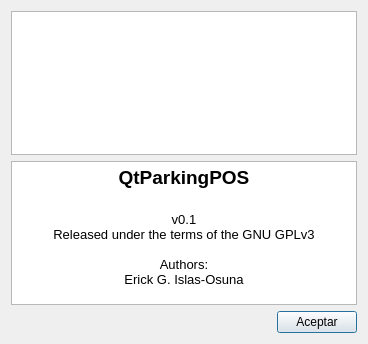
<?xml version="1.0" encoding="UTF-8"?>
<ui version="4.0">
 <class>AboutDialog</class>
 <widget class="QDialog" name="AboutDialog">
  <property name="geometry">
   <rect>
    <x>0</x>
    <y>0</y>
    <width>368</width>
    <height>344</height>
   </rect>
  </property>
  <property name="windowTitle">
   <string>Dialog</string>
  </property>
  <layout class="QVBoxLayout" name="verticalLayout">
   <item>
    <widget class="QGraphicsView" name="graphicsView">
     <property name="maximumSize">
      <size>
       <width>16777215</width>
       <height>200</height>
      </size>
     </property>
    </widget>
   </item>
   <item>
    <widget class="QTextBrowser" name="textBrowser">
     <property name="html">
      <string>&lt;!DOCTYPE HTML PUBLIC &quot;-//W3C//DTD HTML 4.0//EN&quot; &quot;http://www.w3.org/TR/REC-html40/strict.dtd&quot;&gt;
&lt;html&gt;&lt;head&gt;&lt;meta name=&quot;qrichtext&quot; content=&quot;1&quot; /&gt;&lt;style type=&quot;text/css&quot;&gt;
p, li { white-space: pre-wrap; }
&lt;/style&gt;&lt;/head&gt;&lt;body style=&quot; font-family:'Sans Serif'; font-size:9pt; font-weight:400; font-style:normal;&quot;&gt;
&lt;p align=&quot;center&quot; style=&quot; margin-top:0px; margin-bottom:0px; margin-left:0px; margin-right:0px; -qt-block-indent:0; text-indent:0px;&quot;&gt;&lt;span style=&quot; font-size:14pt; font-weight:600;&quot;&gt;QtParkingPOS&lt;/span&gt;&lt;/p&gt;
&lt;p align=&quot;center&quot; style=&quot;-qt-paragraph-type:empty; margin-top:0px; margin-bottom:0px; margin-left:0px; margin-right:0px; -qt-block-indent:0; text-indent:0px; font-size:14pt; font-weight:600;&quot;&gt;&lt;br /&gt;&lt;/p&gt;
&lt;p align=&quot;center&quot; style=&quot; margin-top:0px; margin-bottom:0px; margin-left:0px; margin-right:0px; -qt-block-indent:0; text-indent:0px;&quot;&gt;&lt;span style=&quot; font-size:10pt;&quot;&gt;v0.1&lt;/span&gt;&lt;/p&gt;
&lt;p align=&quot;center&quot; style=&quot; margin-top:0px; margin-bottom:0px; margin-left:0px; margin-right:0px; -qt-block-indent:0; text-indent:0px;&quot;&gt;&lt;span style=&quot; font-size:10pt;&quot;&gt;Released under the terms of the GNU GPLv3&lt;/span&gt;&lt;/p&gt;
&lt;p align=&quot;center&quot; style=&quot;-qt-paragraph-type:empty; margin-top:0px; margin-bottom:0px; margin-left:0px; margin-right:0px; -qt-block-indent:0; text-indent:0px; font-size:10pt;&quot;&gt;&lt;br /&gt;&lt;/p&gt;
&lt;p align=&quot;center&quot; style=&quot; margin-top:0px; margin-bottom:0px; margin-left:0px; margin-right:0px; -qt-block-indent:0; text-indent:0px;&quot;&gt;&lt;span style=&quot; font-size:10pt;&quot;&gt;Authors:&lt;/span&gt;&lt;/p&gt;
&lt;p align=&quot;center&quot; style=&quot; margin-top:0px; margin-bottom:0px; margin-left:0px; margin-right:0px; -qt-block-indent:0; text-indent:0px;&quot;&gt;&lt;span style=&quot; font-size:10pt;&quot;&gt;Erick G. Islas-Osuna&lt;/span&gt;&lt;/p&gt;&lt;/body&gt;&lt;/html&gt;</string>
     </property>
    </widget>
   </item>
   <item>
    <layout class="QHBoxLayout" name="horizontalLayout">
     <item>
      <spacer name="horizontalSpacer">
       <property name="orientation">
        <enum>Qt::Horizontal</enum>
       </property>
       <property name="sizeHint" stdset="0">
        <size>
         <width>40</width>
         <height>20</height>
        </size>
       </property>
      </spacer>
     </item>
     <item>
      <widget class="QPushButton" name="pushButton">
       <property name="text">
        <string>Aceptar</string>
       </property>
      </widget>
     </item>
    </layout>
   </item>
  </layout>
 </widget>
 <resources/>
 <connections/>
</ui>
